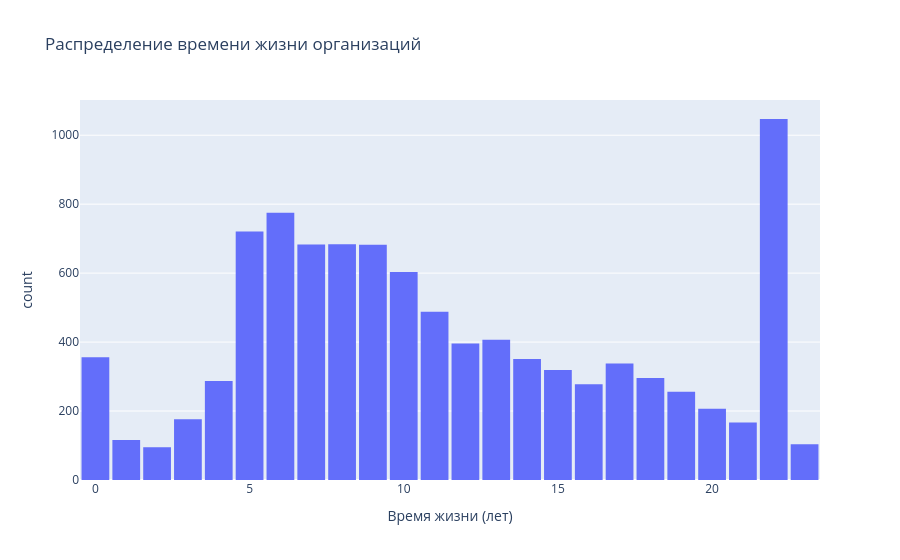

Notebook cell for this chart:
### Markdown cell above
## 4. Анализ времени жизни организаций

### Code cell
import pandas as pd
import plotly.express as px
from datetime import datetime

current_date = datetime.now()

_data = []
for org in content:
    start_date = pd.to_datetime(org['statusDate'])
    end_date = current_date if org['statusCode'] == 'ACTIVE' else start_date
    lifespan = (end_date - start_date).days / 365.25  # Время жизни в годах
    _data.append({
        'shortName': org['shortName'],
        'lifespan_years': lifespan
    })

lifespan_df = pd.DataFrame(_data)

average_lifespan = lifespan_df['lifespan_years'].mean()
print(f"Среднее время жизни организаций: {average_lifespan:.2f} лет")

fig = px.histogram(lifespan_df, x='lifespan_years', nbins=int(lifespan_df['lifespan_years'].max()) + 1,
                   title='Распределение времени жизни организаций',
                   labels={'lifespan_years': 'Время жизни (лет)'})
fig.update_layout(bargap=0.1)
fig.show()

if average_lifespan < 3:
    print("Большинство организаций имеют короткий жизненный цикл, часто не превышающий 3 лет.")
elif average_lifespan < 7:
    print("Организации в среднем существуют от 3 до 7 лет, что указывает на умеренную устойчивость.")
else:
    print("Организации демонстрируют высокую устойчивость, с продолжительностью жизни более 7 лет.")

### Figure 1 — Plotly figure (JSON) as saved in the notebook; plotly's stock layout.template omitted (floating-point values rounded to 4 significant figures; data arrays with more than 128 entries replaced by an {"elided": "..."} marker saying what was removed)
{"data": [{"bingroup": "x", "hovertemplate": "Время жизни (лет)=%{x}<br>count=%{y}<extra></extra>", "legendgroup": "", "marker": {"color": "#636efa", "pattern": {"shape": ""}}, "name": "", "nbinsx": 23, "orientation": "v", "showlegend": false, "type": "histogram", "x": {"elided": "9832 float values"}, "xaxis": "x", "yaxis": "y"}], "layout": {"bargap": 0.1, "barmode": "relative", "legend": {"tracegroupgap": 0}, "title": {"text": "Распределение времени жизни организаций"}, "xaxis": {"anchor": "y", "domain": [0, 1], "title": {"text": "Время жизни (лет)"}}, "yaxis": {"anchor": "x", "domain": [0, 1], "title": {"text": "count"}}}}
